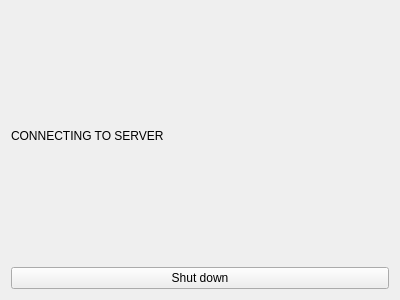
<?xml version="1.0" encoding="UTF-8"?>
<ui version="4.0">
 <class>Client_Waiting</class>
 <widget class="QWidget" name="Client_Waiting">
  <property name="geometry">
   <rect>
    <x>0</x>
    <y>0</y>
    <width>400</width>
    <height>300</height>
   </rect>
  </property>
  <property name="windowTitle">
   <string>Form</string>
  </property>
  <layout class="QGridLayout" name="gridLayout">
   <item row="0" column="0">
    <layout class="QVBoxLayout" name="verticalLayout">
     <item>
      <widget class="QLabel" name="label">
       <property name="text">
        <string>CONNECTING TO SERVER</string>
       </property>
      </widget>
     </item>
     <item>
      <widget class="QPushButton" name="shutdown_button">
       <property name="text">
        <string>Shut down</string>
       </property>
      </widget>
     </item>
    </layout>
   </item>
  </layout>
 </widget>
 <resources/>
 <connections/>
</ui>
